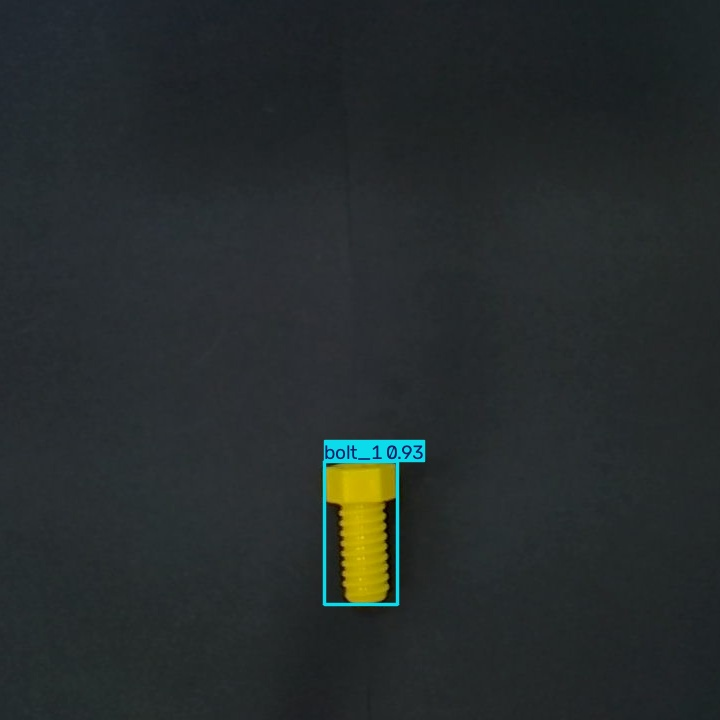
#> input picture presentation/ppt/rtdetr_test/clean_bolt_1.jpg, 720 x 720 px
$ python -i auto_label_iconic.py   (imports and definitions only)
#> lines starting #> are read from the running program, lines starting #| are printed output that depends on the picture; after the words box and inside, x2 and y2 are one past the last pixel; in counts of white or black regions, pixels touching at a corner belong together
#> further down, picture is the input picture: shape (720, 720, 3); mean B, G, R 44.9, 44.5, 38.7
"""
auto_label_iconic.py

ICONIC 데이터셋(검은 배경, TOP-DOWN, 정적 촬영) 자동 OBB(Oriented Bounding Box) 라벨링 스크립트.

전제 조건:
- 배경이 검은색(또는 어두운 단색)이고 부품이 배경보다 밝은 색일 것
- 이미지 폴더 구조: data/iconic/{class_name}/*.jpg (또는 .png)
  예) data/iconic/bolt_2/*.jpg, data/iconic/mother_part/*.jpg ...

클래스명(한글 ↔ 영문 코드) 매핑:
  나무_5구멍 = mother_part / 볼트_노랑 = bolt_1 / 볼트_주황 = bolt_2
  나무_2구멍 = part_2hole  / 나무_3구멍 = part_3hole
  (폴더명은 영문 코드 사용 — 한글 경로 이슈 회피 목적)

⚠️ 이 스크립트는 ICONIC(검은 배경, 손 없음) 데이터 전용입니다.
   손이 포함된 픽킹 영상 프레임에는 사용하지 마세요 (occlusion 때문에 부정확해짐 — Roboflow 권장).

⚠️ 라벨 형식은 AABB(직사각형)가 아니라 OBB(회전된 사각형)이다.
   나무 막대/볼트가 여러 각도(0°/45°/90°/135°)로 놓인 채 촬영되므로,
   회전 없는 직사각형은 배경을 많이 포함해 박스가 헐겁다.
   cv2.minAreaRect로 부품에 딱 맞는 회전 사각형을 구해서 저장한다.
   → YOLO 학습 시 detect가 아니라 **obb task**(예: yolov8n-obb, yolo11n-obb)를 써야 한다.

사용법:
    python src/detection/auto_label_iconic.py --input data/iconic --output data/labels/iconic --preview data/preview/iconic

출력:
- YOLO-OBB 포맷 라벨 (.txt): 클래스ID x1 y1 x2 y2 x3 y3 x4 y4 (4개 꼭짓점, 전부 0~1 정규화)
- 미리보기 이미지: 회전된 박스를 그려서 저장 (자동 라벨링 결과를 눈으로 확인하기 위한 용도 — 반드시 몇 장은 확인해볼 것)
- classes.txt: YOLO 학습에 쓰이는 클래스 목록 파일
"""

import argparse
import sys
import cv2
import numpy as np
from pathlib import Path

# ── 클래스 이름 → ID 매핑 (폴더명이 다르면 여기를 수정) ──
CLASS_TO_ID = {
    "bolt_2": 0,        # 볼트_주황
    "bolt_1": 1,         # 볼트_노랑
    "mother_part": 2,     # 나무_5구멍
    "part_3hole": 3,      # 나무_3구멍
    "part_2hole": 4,       # 나무_2구멍
}

IMG_EXTS = {".jpg", ".jpeg", ".png", ".bmp"}


# [21 lines left out: functions imread_unicode, imwrite_unicode, not called in this run]


def find_part_obboxes(image, min_area_ratio=0.001, thresh_value=None):
    """
    검은 배경 위 밝은 부품의 회전된 바운딩 박스(OBB)를 전부 찾아서 반환.
    "여러 개 동시 배치" 사진처럼 부품이 여러 개 있어도 서로 떨어져 있으면 각각 별도 박스로 검출됨.

    주의: 부품끼리 서로 맞닿아 있으면 하나의 컨투어로 합쳐져 박스가 1개만 나올 수 있음
          (이 경우는 자동화 한계 — 미리보기 이미지로 확인 후 수동 보정 필요).

    Returns: list of (4, 2) float32 ndarray — cv2.boxPoints() 순서 그대로의 꼭짓점 4개 (픽셀 좌표)
    """
#> called with min_area_ratio = 0.001
    gray = cv2.cvtColor(image, cv2.COLOR_BGR2GRAY)
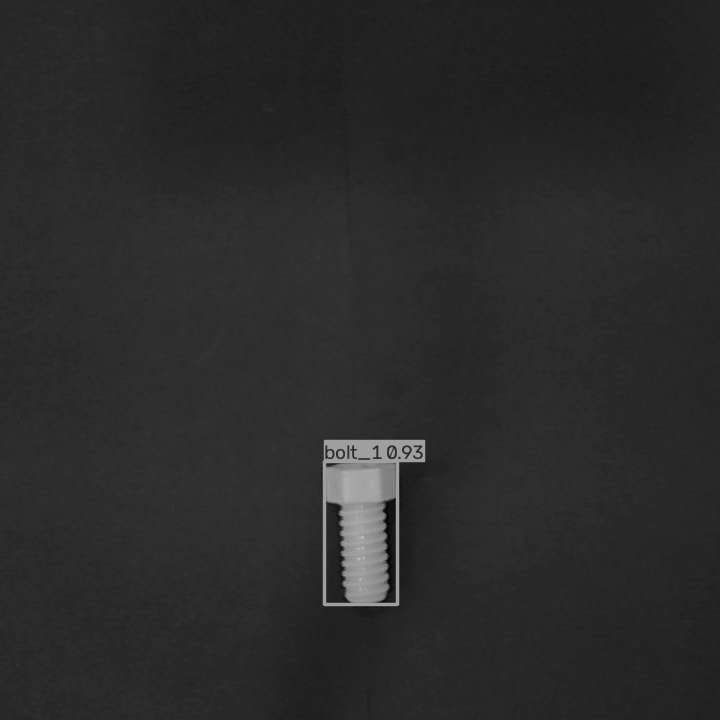
#> gray: shape (720, 720); min 3, max 191, mean 42.8
    h_img, w_img = gray.shape
#> h_img = 720; w_img = 720

    # Otsu 자동 threshold (조명 변화에 어느 정도 강건함). 필요시 --thresh로 고정값 지정 가능.
    if thresh_value is None:
        _, mask = cv2.threshold(gray, 0, 255, cv2.THRESH_BINARY + cv2.THRESH_OTSU)
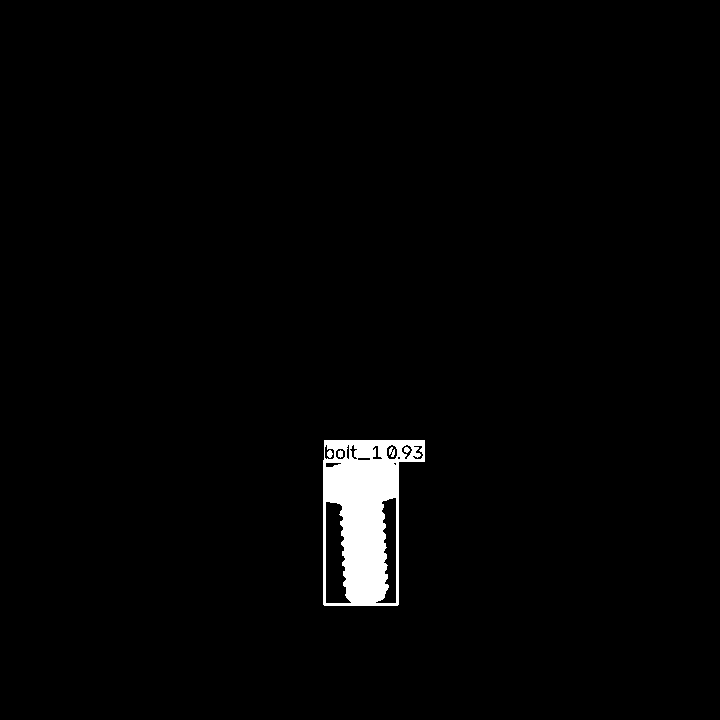
#> mask: shape (720, 720); 1.9% white; 5 white regions, box (x1, y1, x2, y2) and area: (323, 440, 425, 606) 9730, (389, 447, 395, 457) 39, (327, 450, 333, 458) 34, (338, 450, 343, 458) 32, (404, 447, 410, 453) 27
    else:
        _, mask = cv2.threshold(gray, thresh_value, 255, cv2.THRESH_BINARY)

    # 작은 노이즈(그림자, 천 주름, 반사광 등) 제거
    kernel = np.ones((5, 5), np.uint8)
    mask = cv2.morphologyEx(mask, cv2.MORPH_OPEN, kernel, iterations=2)
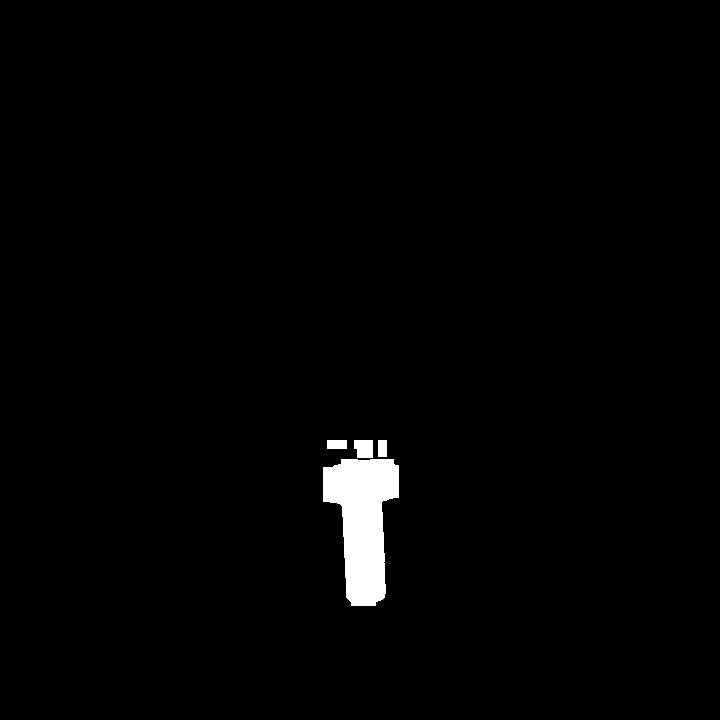
#> mask: shape (720, 720); 1.5% white; 4 white regions, box (x1, y1, x2, y2) and area: (323, 459, 399, 606) 7153, (354, 440, 373, 458) 315, (327, 440, 347, 449) 180, (378, 440, 387, 457) 153
    mask = cv2.morphologyEx(mask, cv2.MORPH_CLOSE, kernel, iterations=2)
#> mask: shape (720, 720); 1.5% white; 1 white region

    # RETR_EXTERNAL: 바깥 윤곽선만 사용 (나무 부품의 구멍은 내부 컨투어라 자동 무시됨 — 원하는 동작)
    contours, _ = cv2.findContours(mask, cv2.RETR_EXTERNAL, cv2.CHAIN_APPROX_SIMPLE)
#> contours = 1 contour; box (x1, y1, x2, y2) and area: (323, 440, 399, 606) 7750

    min_area = min_area_ratio * w_img * h_img
#> min_area = 518.4
    obboxes = []
    for cnt in contours:
        area = cv2.contourArea(cnt)
        if area < min_area:
            continue  # 노이즈로 판단하고 제외
        rect = cv2.minAreaRect(cnt)  # (center(x,y), (w,h), angle)
        points = cv2.boxPoints(rect)  # (4, 2) — 부품에 딱 맞는 회전 사각형 꼭짓점
        obboxes.append(points)
#> this loop made 1 pass
#> (area, rect, points) on pass 1: (7750, ((360.5, 522.5), (165, 75), -90), [[398, 605], [323, 605], [323, 440], [398, 440]])
#> after the loop, obboxes = [[[398, 605], [323, 605], [323, 440], [398, 440]]]

    return obboxes


# [116 lines left out: functions to_yolo_obb_format, process_dataset, main, not called in this run]


# [2 lines not run here, left out]

>>> import cv2
>>> picture = cv2.imread('../../presentation/ppt/rtdetr_test/clean_bolt_1.jpg')
>>> result = find_part_obboxes(picture)
#> result = [[[398, 605], [323, 605], [323, 440], [398, 440]]]

$ run again, on presentation/ppt/rtdetr_test/clean_mother_part.jpg
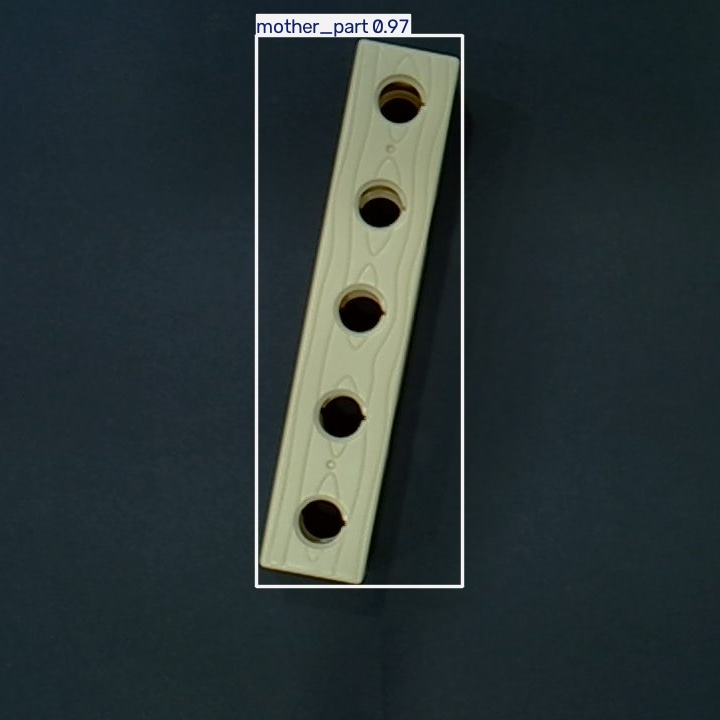
#> input picture presentation/ppt/rtdetr_test/clean_mother_part.jpg, 720 x 720 px
#> picture is the input picture: shape (720, 720, 3); mean B, G, R 55.1, 54.1, 43.3
#> in find_part_obboxes, `_, mask = cv2.threshold(gray, 0, 255, cv2.THRESH_BINARY + cv2.THRESH_O..`:
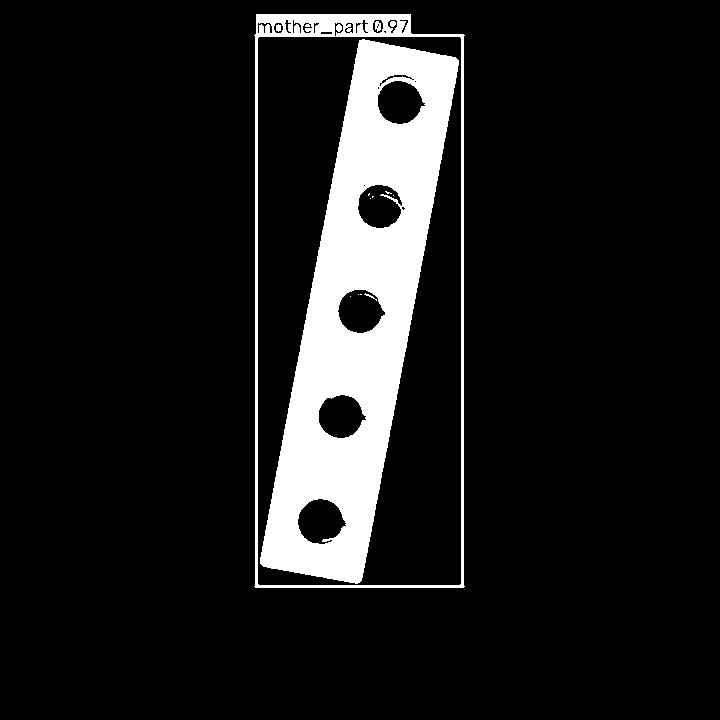
#> mask: shape (720, 720); 10.7% white; 15 white regions (8 under 20 px), largest, box (x1, y1, x2, y2) and area: (260, 39, 459, 584) 48255, (254, 14, 465, 588) 7010, (375, 21, 381, 32) 48
#> in find_part_obboxes, `mask = cv2.morphologyEx(mask, cv2.MORPH_OPEN, kernel, iterations=2)`:
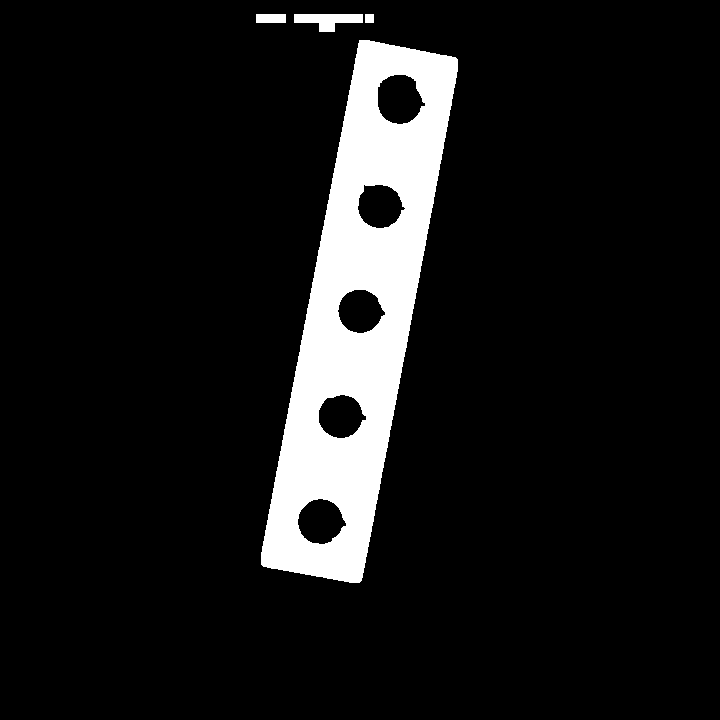
#> mask: shape (720, 720); 9.5% white; 4 white regions, box (x1, y1, x2, y2) and area: (261, 40, 458, 583) 47941, (294, 14, 363, 32) 765, (256, 14, 286, 23) 270, (365, 14, 374, 23) 81
#> contours = 2 contours; box (x1, y1, x2, y2) and area: (261, 40, 458, 583) 55096, (256, 14, 374, 32) 1072
#> the loop in find_part_obboxes, `for cnt in contours:` made 2 passes
#> (area, rect) on pass 1: (55095.5, ((359.5, 311.5), (537, 104.6), -79.26))
#> after the loop in find_part_obboxes, `for cnt in contours:`: obboxes = [[[360.9, 585], [258.1, 565.5], [358.1, 37.94], [460.9, 57.43]], [[373, 31], [256, 31], [256, 14], [373, 14]]]
#> result has the same summary as obboxes in find_part_obboxes

$ run again, on presentation/ppt/rtdetr_test/clean_part_2hole.jpg
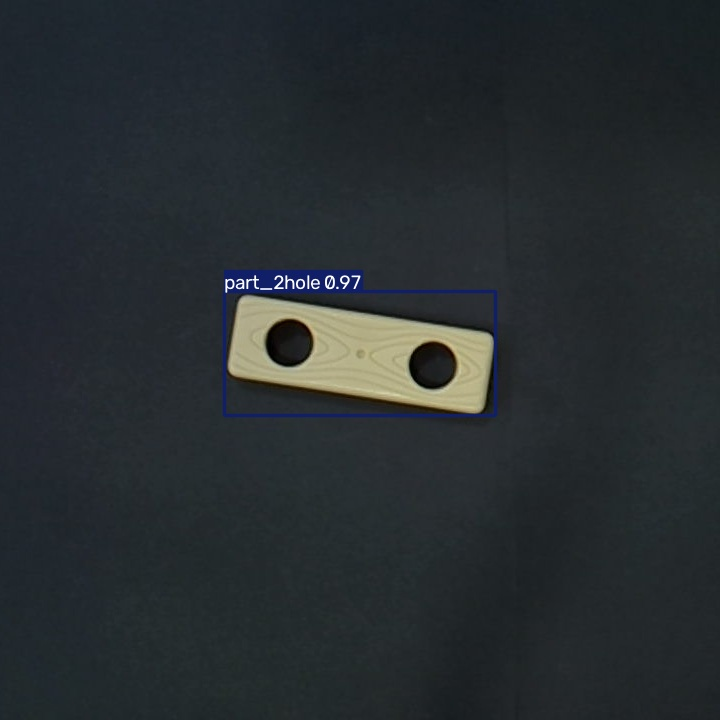
#> input picture presentation/ppt/rtdetr_test/clean_part_2hole.jpg, 720 x 720 px
#> picture is the input picture: shape (720, 720, 3); mean B, G, R 48.3, 45.1, 39.5
#> in find_part_obboxes, `_, mask = cv2.threshold(gray, 0, 255, cv2.THRESH_BINARY + cv2.THRESH_O..`:
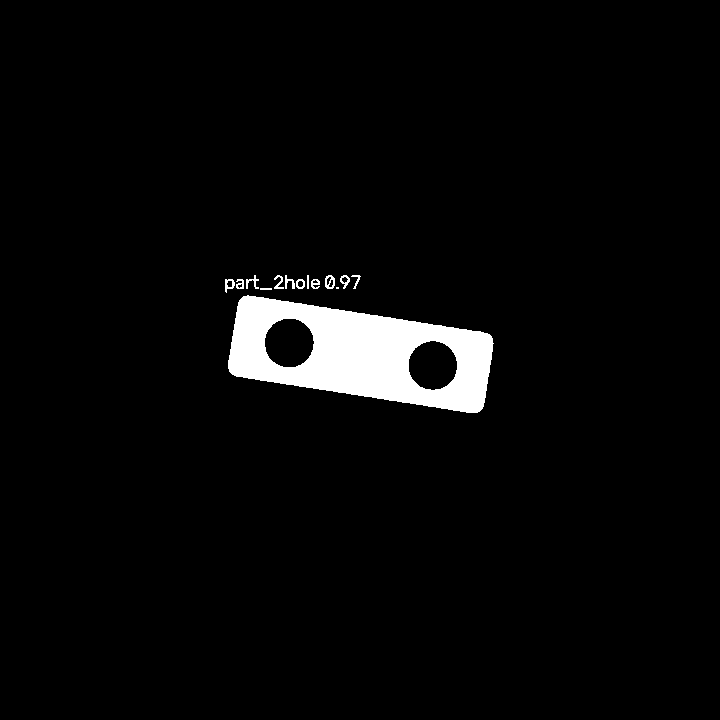
#> mask: shape (720, 720); 3.5% white; 14 white regions (1 under 20 px), largest, box (x1, y1, x2, y2) and area: (228, 295, 494, 413) 17479, (325, 275, 335, 289) 86, (225, 279, 235, 293) 72
#> in find_part_obboxes, `mask = cv2.morphologyEx(mask, cv2.MORPH_OPEN, kernel, iterations=2)`:
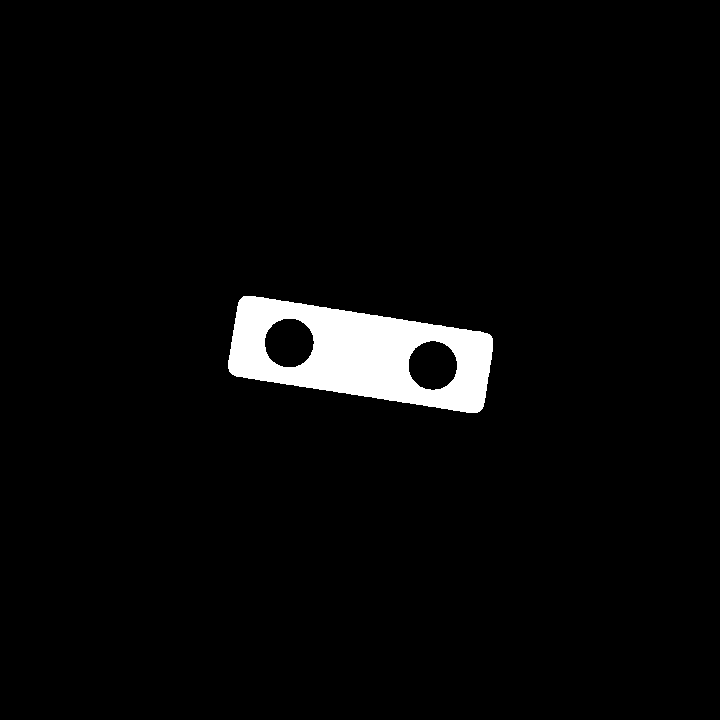
#> mask: shape (720, 720); 3.4% white; 1 white region, box (x1, y1, x2, y2) and area: (228, 296, 493, 413) 17476
#> contours = 1 contour; box (x1, y1, x2, y2) and area: (228, 296, 493, 413) 20847
#> the loop in find_part_obboxes, `for cnt in contours:` made 1 pass
#> (area, rect) on pass 1: (20847, ((360.4, 354), (82.46, 259.7), -81.1))
#> after the loop in find_part_obboxes, `for cnt in contours:`: obboxes = [[[482.3, 414.8], [225.7, 374.6], [238.5, 293.2], [495.1, 333.4]]]
#> result has the same summary as obboxes in find_part_obboxes

$ run again, on presentation/ppt/rtdetr_test/clean_part_3hole.jpg
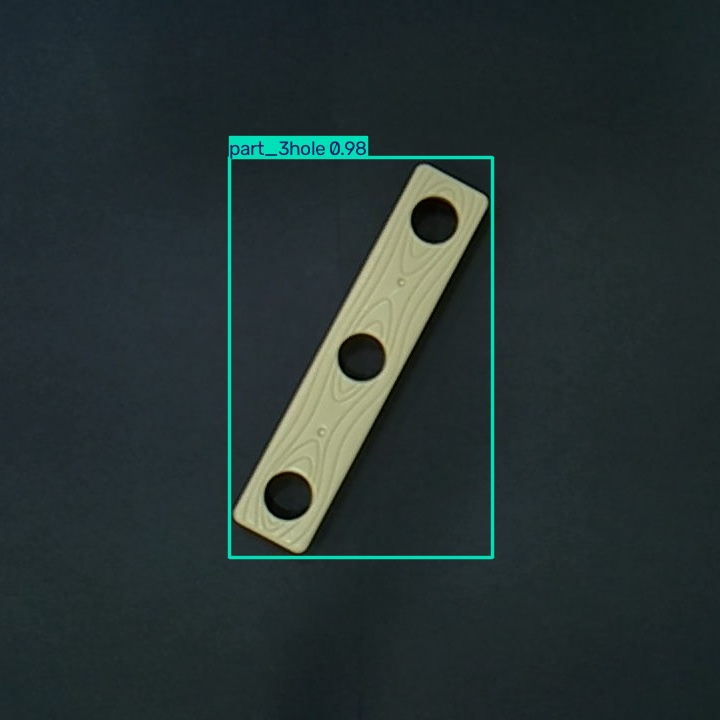
#> input picture presentation/ppt/rtdetr_test/clean_part_3hole.jpg, 720 x 720 px
#> picture is the input picture: shape (720, 720, 3); mean B, G, R 50.5, 50.8, 38.5
#> in find_part_obboxes, `_, mask = cv2.threshold(gray, 0, 255, cv2.THRESH_BINARY + cv2.THRESH_O..`:
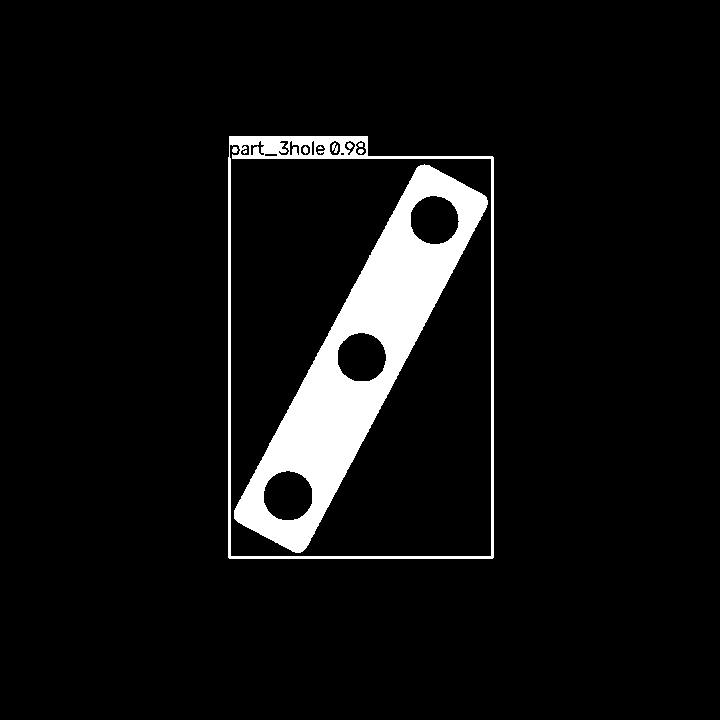
#> mask: shape (720, 720); 6.4% white; 10 white regions (3 under 20 px), largest, box (x1, y1, x2, y2) and area: (234, 164, 488, 553) 27238, (228, 136, 494, 559) 5915, (332, 143, 338, 153) 39
#> in find_part_obboxes, `mask = cv2.morphologyEx(mask, cv2.MORPH_OPEN, kernel, iterations=2)`:
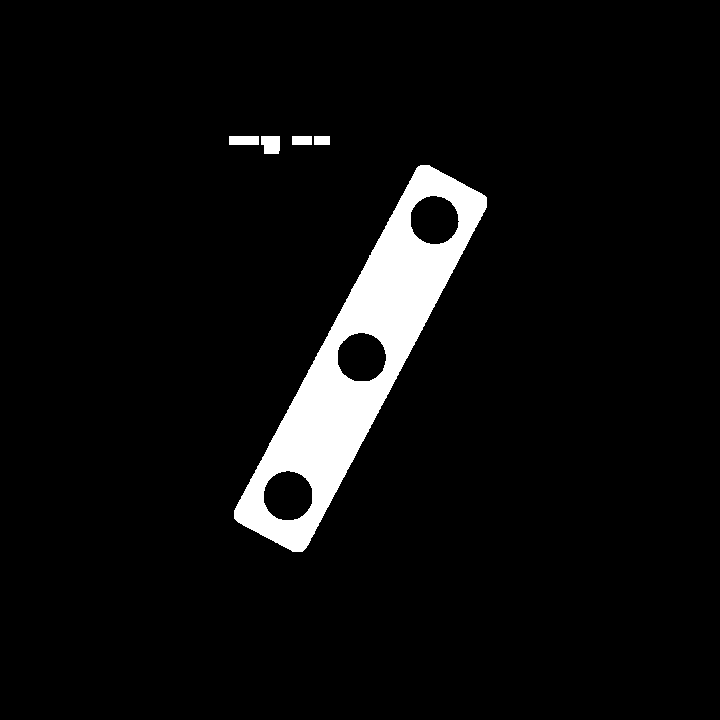
#> mask: shape (720, 720); 5.4% white; 5 white regions, box (x1, y1, x2, y2) and area: (234, 165, 487, 552) 27226, (261, 136, 280, 154) 312, (229, 136, 259, 145) 270, (292, 136, 312, 145) 180, (314, 136, 330, 145) 144
#> contours = 3 contours; box (x1, y1, x2, y2) and area: (234, 165, 487, 552) 32330, (229, 136, 280, 154) 533, (292, 136, 330, 145) 296
#> the loop in find_part_obboxes, `for cnt in contours:` made 3 passes
#> (area, rect, points) on passes 1, 3: (32330.5, ((360.4, 357.9), (405.2, 81.88), -62.1), [[301.7, 556.2], [229.4, 517.8], [419, 159.7], [491.3, 198]]), (533, ((254, 144.5), (17, 50), -90), [[279, 153], [229, 153], [229, 136], [279, 136]])
#> after the loop in find_part_obboxes, `for cnt in contours:`: obboxes = [[[301.7, 556.2], [229.4, 517.8], [419, 159.7], [491.3, 198]], [[279, 153], [229, 153], [229, 136], [279, 136]]]
#> result has the same summary as obboxes in find_part_obboxes
